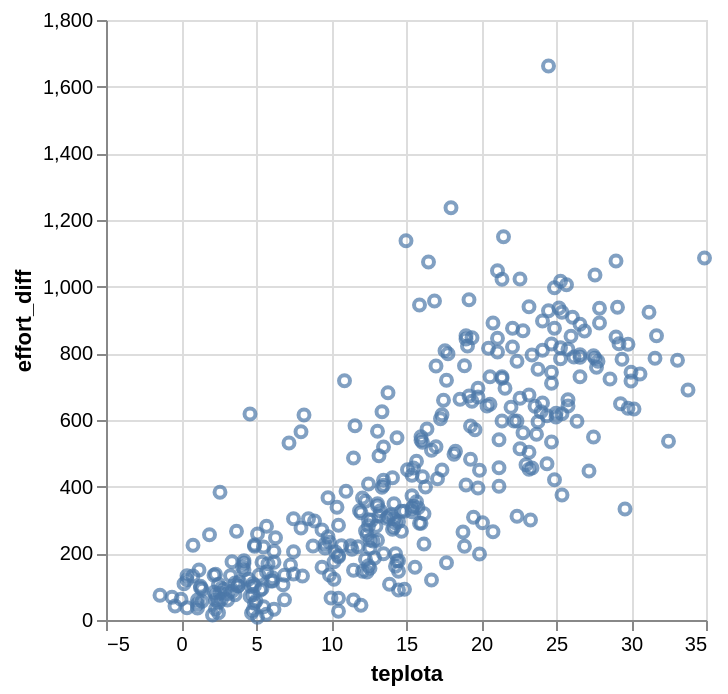

This figure's notebook cell:
### Code cell
alt.Chart(
    dfp
).mark_point(
).encode(
    alt.X('teplota:Q'),
    alt.Y('effort_diff:Q')
)

### Figure 1 — Vega-Lite specification as saved in the notebook (floating-point values rounded to 4 significant figures; data arrays with more than 128 entries replaced by an {"elided": "..."} marker saying what was removed)
{"config": {"view": {"continuousWidth": 300, "continuousHeight": 300}}, "data": {"name": "data-0d7669125b4c54dcf90fb57666b9612c"}, "mark": {"type": "point"}, "encoding": {"x": {"field": "teplota", "type": "quantitative"}, "y": {"field": "effort_diff", "type": "quantitative"}}, "$schema": "https://vega.github.io/schema/vega-lite/v6.1.0.json", "datasets": {"data-0d7669125b4c54dcf90fb57666b9612c": {"elided": "353 records"}}}
